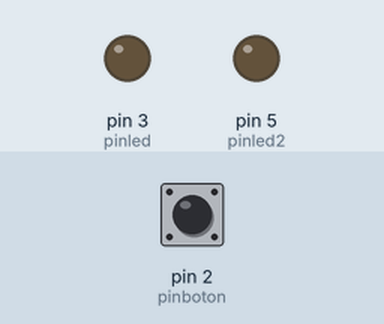
Simulated run of this sketch. Board: Arduino Uno, built with avr-gcc and run on an emulated ATmega328P. Parts: output pins drawn as LEDs (lit = HIGH). Inputs (shaded band) come from the test bench; at power-on: pin 2 (pinboton) LOW.

Above: at 1.2 s.
1.3 s: pin 2 (pinboton) pulled HIGH for 3.2 s
At 3.1 s:
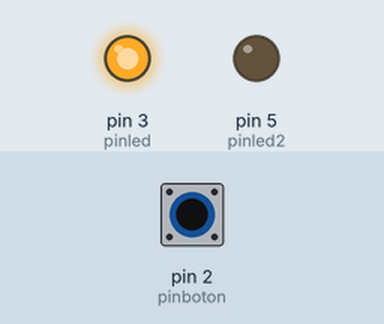
At 8.9 s:
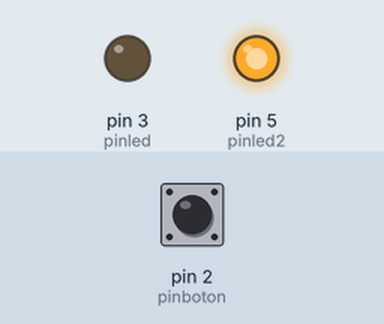
Timing chart, 0 to 15.0 s (numbered marks = the images above; inputs shaded):
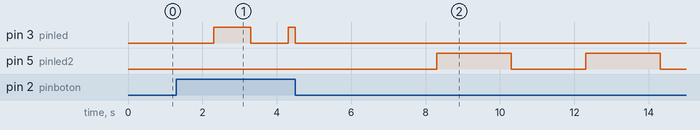

Measured:
- after the input at 1.3 s, pin 3 (pinled): LOW → HIGH after 1.0 s, → LOW 1.0 s later, → HIGH 1.0 s later, → LOW 0.20 s later
- by itself, pin 5 (pinled2): alternates HIGH for 2.0 s and LOW for 2.0 s

The sketch:

_2ledtiempo.ino
```cpp
int pinled = 3;
int pinled2 = 5;
int pinboton = 2;
int valorboton = 0;
long millisanteriores = 0;
long millisanteriores2 = 0;
long intervalo = 1000;
long intervalo2 = 2000;
int estadoled = HIGH;
int estadoled2 = HIGH;

void setup() {


pinMode(5, OUTPUT);
pinMode(3, OUTPUT);
pinMode(2, INPUT);
}

void loop() {
valorboton = digitalRead(pinboton);
if(valorboton == HIGH)
{
  digitalWrite(pinled2, LOW);
unsigned long  millisactuales = millis();
  if(millisactuales - millisanteriores>intervalo)
  {
    millisanteriores = millisactuales;
    if(estadoled ==LOW)
    {
      estadoled = HIGH;
    }
    else
    {
      (estadoled = LOW);
    }
    digitalWrite(pinled, estadoled);
  }
}

else
{
 digitalWrite(pinled, LOW);
unsigned long  millisactuales = millis();
  if(millisactuales - millisanteriores > intervalo2)
  {
    millisanteriores = millisactuales;
    if(estadoled2 ==LOW)
    {
      estadoled2 = HIGH;
    }
    else
    {
      (estadoled2 = LOW);
    }
    digitalWrite(pinled2, estadoled2);
  }
}
}
```
